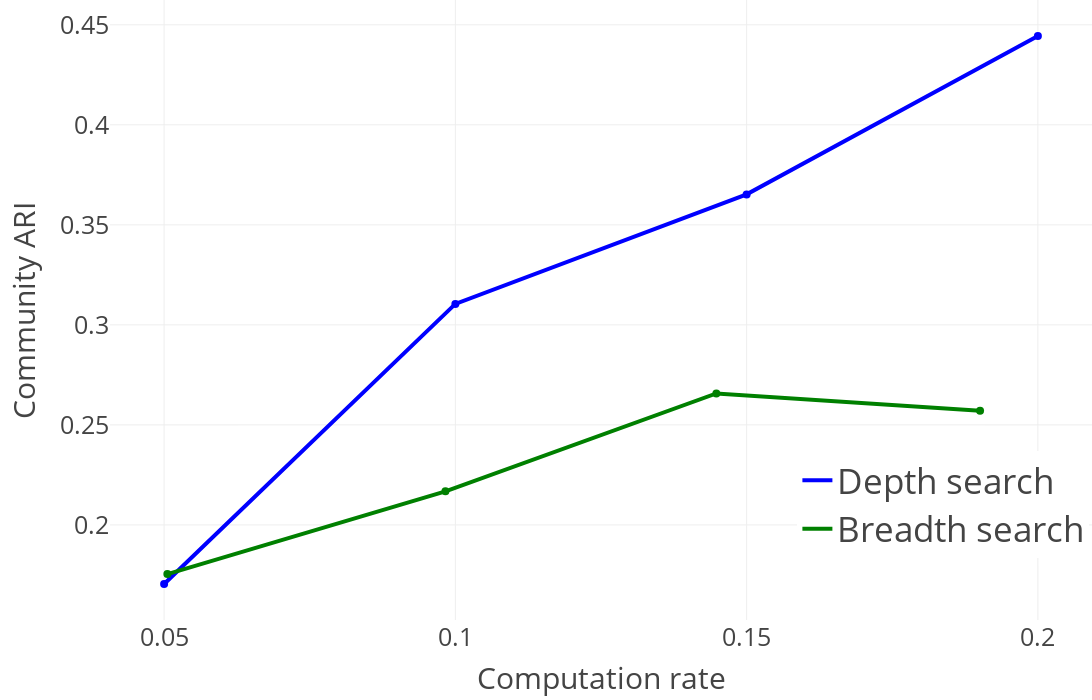

Notebook cell for this chart:
### Markdown cell above
### Community ARI for different computation rates using depth search and breadth search (N and SNV frequency filter)

### Code cell
sub_fig = get_computation_rate_plot("adjusted_rand_index", depth_vs_breadth_search_evaluation, "Community ARI", legend=dict(
            x=0.7,
            y=0.1,
            xanchor="left",
            yanchor="bottom",
            font=dict(size=35),
        ))
sub_fig.show()

### Figure 1 — Plotly figure (JSON) as saved in the notebook; plotly's stock layout.template omitted (floating-point values rounded to 4 significant figures)
{"data": [{"line": {"color": "blue", "dash": "solid", "width": 4}, "mode": "lines", "name": "Depth search", "type": "scatter", "x": [0.05, 0.1, 0.15, 0.2], "y": [0.1705, 0.3105, 0.3652, 0.4444]}, {"marker": {"color": "blue", "size": 8, "symbol": "circle"}, "mode": "markers", "showlegend": false, "text": "", "type": "scatter", "x": [0.05], "y": [0.1705]}, {"marker": {"color": "blue", "size": 8, "symbol": "circle"}, "mode": "markers", "showlegend": false, "text": "", "type": "scatter", "x": [0.1], "y": [0.3105]}, {"marker": {"color": "blue", "size": 8, "symbol": "circle"}, "mode": "markers", "showlegend": false, "text": "", "type": "scatter", "x": [0.15], "y": [0.3652]}, {"marker": {"color": "blue", "size": 8, "symbol": "circle"}, "mode": "markers", "showlegend": false, "text": "", "type": "scatter", "x": [0.2], "y": [0.4444]}, {"line": {"color": "green", "dash": "solid", "width": 4}, "mode": "lines", "name": "Breadth search", "type": "scatter", "x": [0.05056, 0.0983, 0.1448, 0.1901], "y": [0.1754, 0.2168, 0.2657, 0.2571]}, {"marker": {"color": "green", "size": 8, "symbol": "circle"}, "mode": "markers", "showlegend": false, "text": "", "type": "scatter", "x": [0.05056], "y": [0.1754]}, {"marker": {"color": "green", "size": 8, "symbol": "circle"}, "mode": "markers", "showlegend": false, "text": "", "type": "scatter", "x": [0.0983], "y": [0.2168]}, {"marker": {"color": "green", "size": 8, "symbol": "circle"}, "mode": "markers", "showlegend": false, "text": "", "type": "scatter", "x": [0.1448], "y": [0.2657]}, {"marker": {"color": "green", "size": 8, "symbol": "circle"}, "mode": "markers", "showlegend": false, "text": "", "type": "scatter", "x": [0.1901], "y": [0.2571]}], "layout": {"font": {"size": 25}, "height": 700, "legend": {"font": {"size": 35}, "x": 0.7, "xanchor": "left", "y": 0.1, "yanchor": "bottom"}, "margin": {"b": 80, "l": 110, "r": 0, "t": 0}, "width": 1200, "xaxis": {"autorange": true, "range": [0.04081, 0.2092], "tickmode": "array", "tickvals": [0.05, 0.1, 0.15, 0.2], "title": {"text": "Computation rate"}, "type": "linear"}, "yaxis": {"autorange": true, "range": [0.1525, 0.4624], "title": {"text": "Community ARI"}, "type": "linear"}}}
